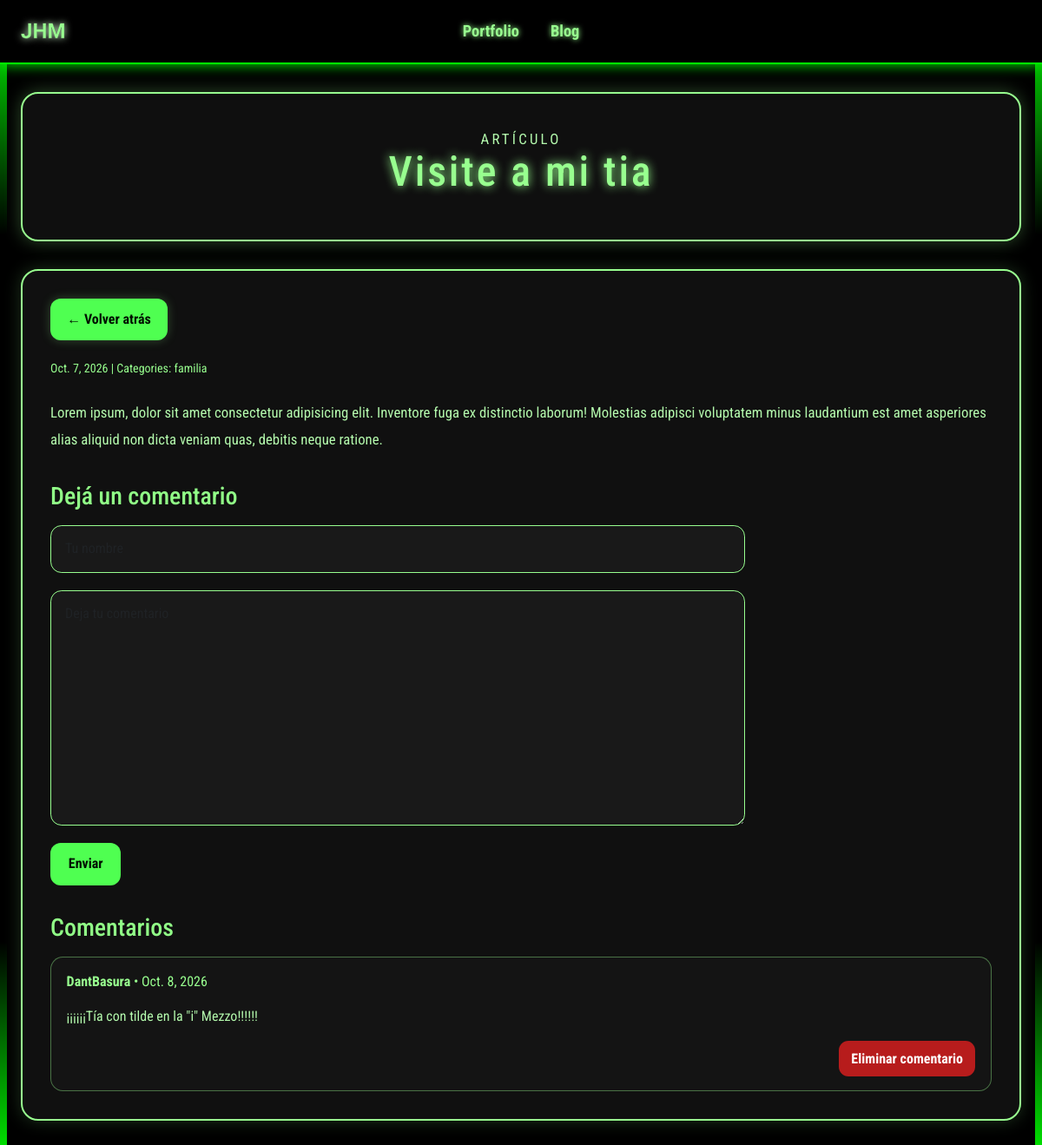
The page /blog/post/3/ (signed in) on the database its author committed.
### blog/models.py (models this page shows, shortened)
class Post(models.Model):
    title = models.CharField(max_length=255)
    body = models.TextField()
    created_on = models.DateTimeField(auto_now_add=True)
    last_modified = models.DateTimeField(auto_now=True)
    categories = models.ManyToManyField("Category", related_name="posts")
    image = models.ImageField(upload_to="blog_images/", null=True, blank=True)

class Category(models.Model):
    name = models.CharField(max_length=30)
    class Meta:
        verbose_name_plural = "categories"

class Comment(models.Model):
    author = models.CharField(max_length=60)
    body = models.TextField()
    created_on = models.DateTimeField(auto_now_add=True)
    post = models.ForeignKey("Post", on_delete=models.CASCADE)

### blog/views.py (the view)
# urls.py: path("post/<int:pk>/", views.blog_detail, name="blog_detail"),
def blog_detail(request, pk):
    post = Post.objects.get(pk=pk)
    comments = Comment.objects.filter(post=post).order_by("-created_on")
    if request.method == "POST":
        form = CommentForm(request.POST)
        if form.is_valid():
            Comment.objects.create(
                author=form.cleaned_data["author"],
                body=form.cleaned_data["body"],
                post=post,
            )
            return redirect("blog_detail", pk=post.pk)
    else:
        form = CommentForm()
    context = {
        "post": post,
        "comments": comments,
        "form": form,
    }
    return render(request, "blog/detail.html", context)

### blog/forms.py
class CommentForm(forms.Form):
    author = forms.CharField(
        max_length=60,
        widget=forms.TextInput(
            attrs={"class": "form-control", "placeholder": "Tu nombre"}
        ),
    )
    body = forms.CharField(
        widget=forms.Textarea(
            attrs={"class": "form-control", "placeholder": "Deja tu comentario"}
        )
    )

### blog/templates/blog/detail.html (shortened to what this page needs)
{% extends "blog/base.html" %}
{% block page_title %}
    <header class="blog-hero blog-article-hero">
        <p class="eyebrow">Artículo</p>
        <h1>{{ post.title }}</h1>
    </header>
{% endblock page_title %}
{% block page_content %}
    <article class="post-detail">
        <div class="back-link-wrap">
            <a href="javascript:history.back()" class="back-link">← Volver atrás</a>
        </div>
        <div class="post-meta">
            <small>
                {{ post.created_on.date }} | Categories:
                {% for category in post.categories.all %}
                    <a href="{% url 'blog_category' category.name %}">
                        {{ category.name }}
                    </a>
                {% endfor %}
            </small>
        </div>
        <div class="post-body">
            {{ post.body|linebreaks }}
        </div>
        <section class="comment-section">
            <h3>Dejá un comentario</h3>
            <form method="post" class="comment-form">
                <div class="form-group">
                    {{ form.author }}
                </div>
                <div class="form-group">
                    {{ form.body }}
                </div>
                <button type="submit" class="project-link submit-btn">Enviar</button>
            </form>
        </section>
        <section class="comment-list">
            <h3>Comentarios</h3>
            {% for comment in comments %}
                <div class="comment-item">
                    <p class="comment-header">
                        <strong>{{ comment.author }}</strong>
                        <span>• {{ comment.created_on.date }}</span>
                    </p>
                    <p>{{ comment.body|linebreaks }}</p>
                    {% if user.is_superuser %}
                        <form method="post" action="{% url 'delete_comment' comment.pk %}" class="delete-comment-form">
                            <button type="submit" class="delete-comment-btn" onclick="return confirm('¿Seguro que querés eliminar este comentario?')">
                                Eliminar comentario
                            </button>
                        </form>
                    {% endif %}
                </div>
            {% empty %}
                <p class="empty-state">Todavía no hay comentarios. ¡Sé el primero!</p>
            {% endfor %}
        </section>
    </article>
{% endblock page_content %}

### blog/static/blog.css (style rules this page uses)
:root { --colorVerde: #00ff00; --colorFondo: #000000; --colorSideBar1 : #4fff51; --colorSideBar2 : #99ff99c6; --colorSideBarHover: #52864d; --colorH1 : #98ff8f; --colorP : #b4faad; --colorH2 : #91ff87; --colorH3 : #98ff8f; --colorBorde : #60785e; --colorShadowH1 : #98ff8f; --colorShadowH2 : #15ff00; --colorShadowH3 : #98ff8f; --colorShadowP : #8eff83; --colorFondoPC : rgba(20, 20, 20, 0.8); --colorBordeYShadowPC : #98ff8f; --colorBordeHoverPC : #b4faad; --colorFondoLinka : #4fff51; --colorFondoLinkb : #98ff8f; --colorHoverLinka : #98ff8f; --colorHoverLinkb : #b4faad; --colorLogo : #98ff8f; --colorLogoShadowa : #d8ffd5; --colorLogoShadowb : #c6ffc1; --fondo-contenido : rgba(255, 255, 255, 0.02); --colorRojoTC: #ff0000; --colorFondoTC: #eeeeee; --colorSideBar1TC: #ff5151; --colorSideBar2TC: #ff9999c6; --colorSideBarHoverTC: #864d4d; --colorH1TC: #ff8f98; --colorPTC: #faadb4; --colorH2TC: #ff8791; --colorH3TC: #ff8f98; --colorBordeTC: #785e60; --colorShadowH1TC: #ff8f98; --colorShadowH2TC: #ff0015; --colorShadowH3TC: #ff8f98; --colorShadowPTC: #ff838e; --colorFondoPCTC: rgba(20, 20, 20, 0.8); --colorBordeYShadowPCTC: #ff8f98; --colorBordeHoverPCTC: #faadb4; --colorFondoLinkaTC: #ff5151; --colorFondoLinkbTC: #ff8f98; --colorHoverLinkaTC: #ff8f98; --colorHoverLinkbTC: #faadb4; --colorLogoTC: #ff8f98; --colorLogoShadowaTC: #ffd5d8; --colorLogoShadowbTC: #ffc1c6; }
body { background-color: var(--colorFondo); background-repeat: no-repeat; background-size: cover; background-attachment: fixed; background-position: center; font-family: "Roboto Condensed"; margin: 0; min-height: 100vh; overflow-x: hidden; scroll-behavior: smooth; transition: background-color 0.3s ease; color: var(--colorP); }
.blog-hero { max-width: 1200px; margin: 0 auto 2rem auto; background: rgba(20, 20, 20, 0.75); border: 2px solid var(--colorBordeYShadowPC); border-radius: 1.25rem; box-shadow: 0 0 20px rgba(152, 255, 143, 0.3); padding: 2.5rem 1.5rem; text-align: center; }
.eyebrow { text-transform: uppercase; letter-spacing: 0.2rem; font-size: 0.8rem; color: var(--colorH1); margin-bottom: 0.75rem; }
.blog-hero h1 { color: var(--colorH1); text-shadow: 0 0 12px var(--colorShadowH1); margin: 0 0 0.75rem; font-size: clamp(2rem, 4vw, 4.2rem); letter-spacing: 0.06em; line-height: 1.05; }
.blog-hero p { margin: 0 auto; max-width: 700px; color: var(--colorP); font-size: 1.05rem; }
.post-detail { width: 100%; max-width: 1200px; margin: 0 auto; background: rgba(20, 20, 20, 0.82); border: 2px solid var(--colorBordeYShadowPC); border-radius: 1.25rem; box-shadow: 0 0 20px rgba(152, 255, 143, 0.2); padding: 2rem 2rem 1rem; box-sizing: border-box; }
.post-meta { margin-bottom: 1.5rem; color: var(--colorH1); }
.post-meta a { color: var(--colorH1); text-decoration: none; }
.post-body { color: var(--colorP); line-height: 1.9; font-size: 1.05rem; margin-bottom: 2rem; }
.comment-section, .comment-list { margin-top: 2rem; }
.comment-section h3, .comment-list h3 { color: var(--colorH2); margin-bottom: 1rem; }
.comment-form { display: flex; flex-direction: column; gap: 1rem; max-width: 800px; margin-top: 1rem; }
.form-group { margin-bottom: 0.25rem; }
.form-group input, .form-group textarea { display: block; width: 100%; background: rgba(255, 255, 255, 0.04); border: 1px solid var(--colorBordeYShadowPC); border-radius: 0.8rem; color: var(--colorP); padding: 0.9rem 1rem; box-sizing: border-box; }
.form-group textarea { min-height: 140px; resize: vertical; }
.back-link-wrap { margin-bottom: 1.25rem; }
.back-link { display: inline-flex; align-items: center; gap: 0.5rem; border-radius: 0.75rem; padding: 0.75rem 1.2rem; background: var(--colorFondoLinka); color: #001100; font-weight: 700; text-decoration: none; transition: transform 0.2s ease, background 0.2s ease; box-shadow: 0 0 12px rgba(152, 255, 143, 0.25); }
.submit-btn { align-self: flex-start; border: none; border-radius: 0.75rem; padding: 0.8rem 1.3rem; background: var(--colorFondoLinka); color: #001100; font-weight: 700; cursor: pointer; }
.comment-item { background: rgba(255, 255, 255, 0.02); border: 1px solid rgba(152, 255, 143, 0.4); border-radius: 0.9rem; padding: 1rem 1.1rem; margin-bottom: 1rem; }
.comment-header { color: var(--colorH1); margin-bottom: 0.5rem; }
.delete-comment-form { margin-top: 0.75rem; display: flex; justify-content: flex-end; }
.delete-comment-btn { background: #b71c1c; color: #fff; border: none; border-radius: 0.7rem; padding: 0.55rem 0.9rem; cursor: pointer; font-weight: 700; }

### rows shown on the page
Post: title "Visite a mi tia", created_on "Oct. 7, 2026", body "Lorem ipsum, dolor sit amet consectetur adipisicing elit. Inventore fuga ex distinctio laborum! Molestias adipisci voluptatem minus laudantium est amet asperiores alias aliquid non dicta veniam quas, debitis neque ratione."
Category: name "familia"
Comment: author "DantBasura", created_on "Oct. 8, 2026", body "¡¡¡¡¡¡Tía con tilde en la \"i\" Mezzo!!!!!!"
